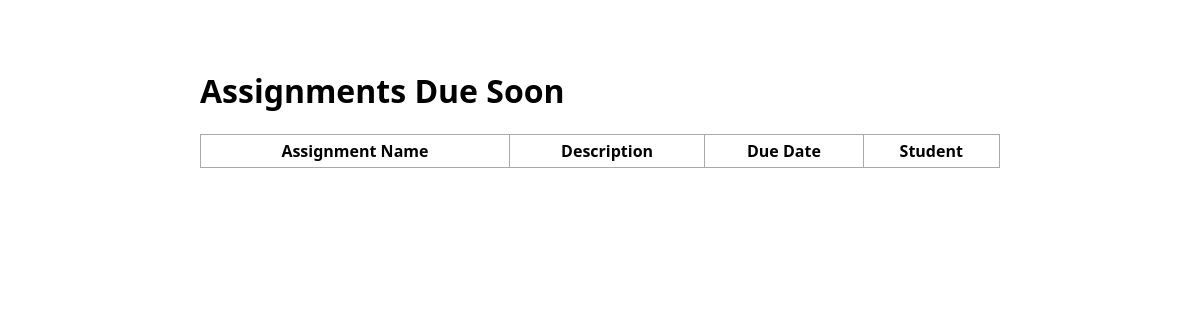
Page /report/dueSoon/ on the earlier database version.
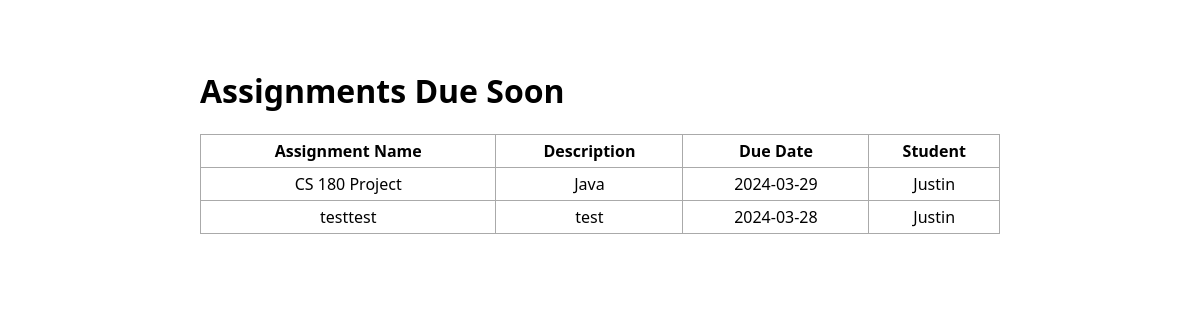
Same page on the later database version.
### app.py (models this page shows, shortened)
class Assignment(db.Model):
    id = db.Column(db.Integer, primary_key=True)
    student_id = db.Column(db.Integer, db.ForeignKey("student.id"), nullable=False)
    professor_id = db.Column(db.Integer, db.ForeignKey("professor.id"), nullable=False)
    name = db.Column(db.String(200), nullable=False)
    description = db.Column(db.Text, nullable=False)
    due_date = db.Column(db.DateTime, nullable=False, default=datetime.utcnow)
    student = db.relationship("Student", backref="assignments")
    professor = db.relationship("Professor", backref="assignments")

class Student(db.Model):
    id = db.Column(db.Integer, primary_key=True)
    name = db.Column(db.String(100), nullable=False)
    email = db.Column(db.String(100), unique=True, nullable=False)
    major = db.Column(db.String(100), nullable=True)
    year = db.Column(db.String(100), nullable=True)

### app.py (the view)
@app.route("/report/dueSoon/", methods=["GET"])
def report_due_soon():
    with db.engine.connect() as conn:
        due_soon_date = datetime.now() + timedelta(days=7)
        stmt = text(
            """
            SELECT
                assignment.name,
                assignment.description,
                assignment.due_date,
                student.name AS student_name
            FROM
                assignment
            JOIN
                student
            ON
                assignment.student_id = student.id
            WHERE
                assignment.due_date <= :due_soon_date
            """
        )
        result = conn.execute(stmt, {"due_soon_date": due_soon_date})
        assignments_due_soon = result.mappings().all()
    return render_template(
        "reportDueSoon.html", assignments_due_soon=assignments_due_soon
    )

### templates/reportDueSoon.html (shortened to what this page needs)
{% extends 'base.html' %}
{% block body %}
<div class="content">
    <h1>Assignments Due Soon</h1>
    <table>
        <tr>
            <th>Assignment Name</th>
            <th>Description</th>
            <th>Due Date</th>
            <th>Student</th>
        </tr>
        {% for assignment in assignments_due_soon %}
        <tr>
            <td>{{ assignment.name }}</td>
            <td>{{ assignment.description }}</td>
            <td>{{ assignment.due_date.split(' ')[0] }}</td>
            <td>{{ assignment.student_name }}</td>
        </tr>
        {% endfor %}
    </table>
</div>
{% endblock %}

Differences in the rows shown:
added Assignment: name "CS 180 Project", description "Java", due_date "2024-03-29"
added Student: student_name "Justin" "Justin"
added Assignment: name "testtest", description "test", due_date "2024-03-28"
